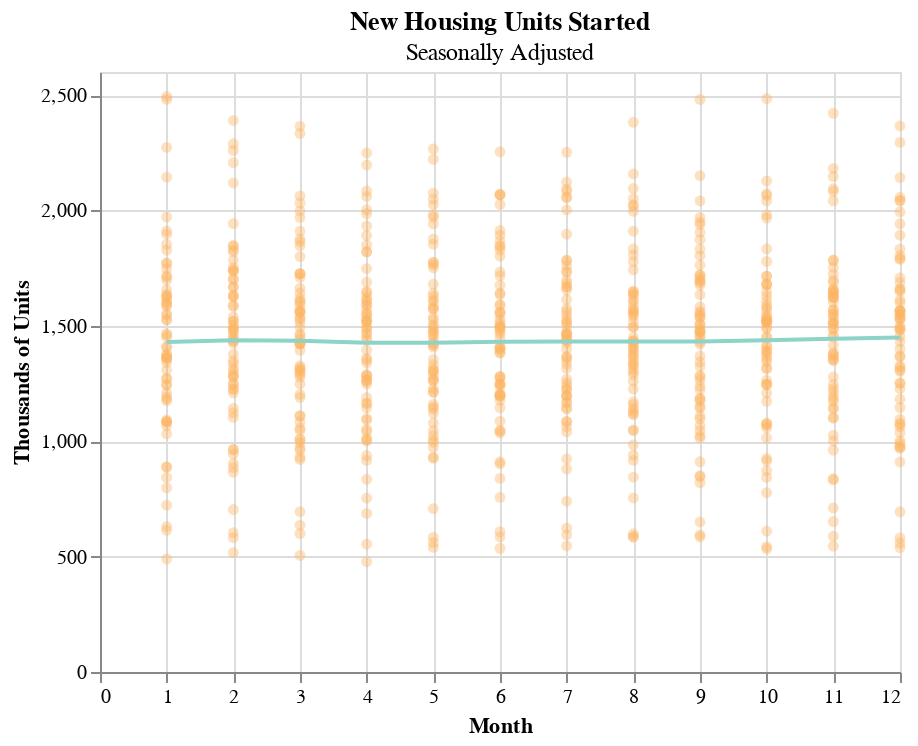

Here is the notebook cell this chart was saved with:
### Code cell
housing_started_chart = alt.Chart(housing_started).mark_circle(
    opacity = 0.4,
    color = '#fdb462'
).encode(
    x = alt.X(
        'month',
        title = 'Month'),
    y = alt.Y(
        'value',
        title = 'Thousands of Units')
).properties(
    title = {
        "text": "New Housing Units Started",
        "subtitle": "Seasonally Adjusted"
    }
)

housing_started_chart.configure_title(
    anchor = 'start'
)
alt.layer(housing_started_chart, housing_started_chart.transform_loess('month', 'value').mark_line(color = '#8dd3c7'))

### Figure 1 — Vega-Lite specification as saved in the notebook (floating-point values rounded to 4 significant figures; data arrays with more than 128 entries replaced by an {"elided": "..."} marker saying what was removed)
{"config": {"view": {"continuousWidth": 400, "continuousHeight": 300}}, "layer": [{"mark": {"type": "circle", "color": "#fdb462", "opacity": 0.4}, "encoding": {"x": {"type": "quantitative", "field": "month", "title": "Month"}, "y": {"type": "quantitative", "field": "value", "title": "Thousands of Units"}}, "title": {"text": "New Housing Units Started", "subtitle": "Seasonally Adjusted"}}, {"mark": {"type": "line", "color": "#8dd3c7"}, "encoding": {"x": {"type": "quantitative", "field": "month", "title": "Month"}, "y": {"type": "quantitative", "field": "value", "title": "Thousands of Units"}}, "title": {"text": "New Housing Units Started", "subtitle": "Seasonally Adjusted"}, "transform": [{"loess": "value", "on": "month"}]}], "data": {"name": "data-ec7ce3f4f2b97c0a8ca9402e01e0394a"}, "$schema": "https://vega.github.io/schema/vega-lite/v4.8.1.json", "datasets": {"data-ec7ce3f4f2b97c0a8ca9402e01e0394a": {"elided": "749 records"}}}
